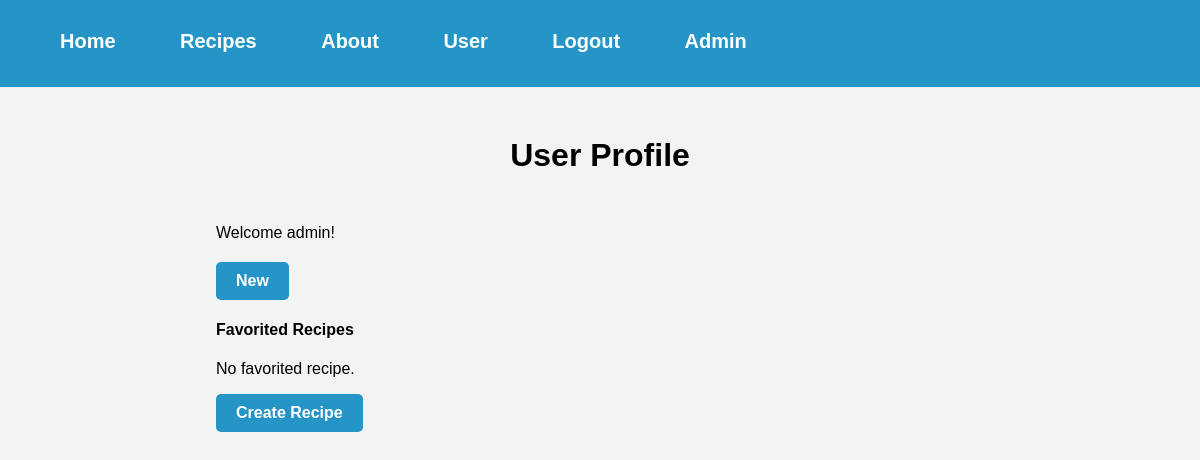
Page /user (signed in) on the earlier database version.
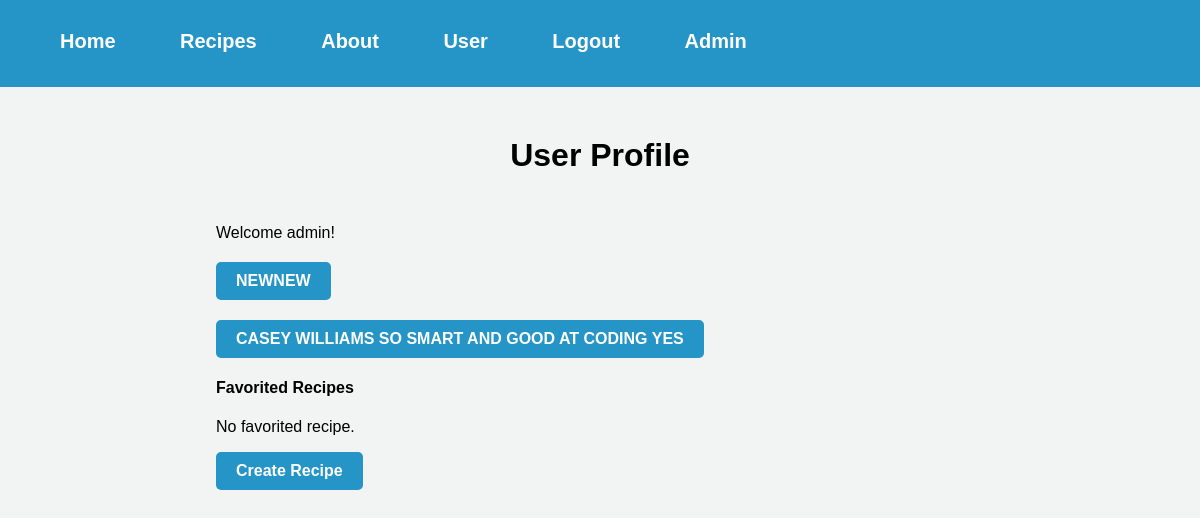
Same page on the later database version.
### website/models.py (models this page shows)
class User(db.Model, UserMixin):
    id = db.Column(db.Integer, primary_key=True)
    email = db.Column(db.String(150), unique=True)
    password = db.Column(db.String(150))
    first_name = db.Column(db.String(150))
    recipes = db.relationship('Recipe', backref='user', lazy=True)
    favorites = db.relationship('Recipe', secondary='favorites', backref=db.backref(
        'favorited_by', lazy='dynamic'))

class Recipe(db.Model):
    id = db.Column(db.Integer, primary_key=True)
    user_id = db.Column(db.Integer, db.ForeignKey('user.id'), nullable=False)
    title = db.Column(db.String(128), nullable=False)
    description = db.Column(db.String(512), nullable=False)
    servings = db.Column(db.Integer, nullable=False)
    prep_time = db.Column(db.Integer, nullable=False)
    cook_time = db.Column(db.Integer, nullable=False)
    ingredients = db.relationship('Ingredient', backref='recipe', lazy=True, cascade='all, delete')
    instructions = db.relationship('Instruction', backref='recipe', lazy=True, cascade='all, delete')
    tags = db.relationship('Tags', backref='recipe', lazy=True, cascade='all, delete')
    comments = db.relationship('Comments', backref='recipe', lazy=True, cascade='all, delete-orphan')
    likes = db.Column(db.Integer, default=0)

### website/views.py (the view)
@views.route('/user', methods=['GET', 'POST'])
@login_required
def user():
    user = current_user
    user_recipes = Recipe.query.filter_by(user_id=user.id).all()
    return render_template("user.html", user=user, user_recipes=user_recipes)

### website/__init__.py (called while the page is built)
def create_app():
    app = Flask(__name__)
    app.config['SECRET_KEY'] = 'hjshjhdjah kjshkjdhjs'
    app.config['SQLALCHEMY_DATABASE_URI'] = f'sqlite:///{DB_NAME}'
    db.init_app(app)
    from .views import views
    from .auth import auth
    app.register_blueprint(views, url_prefix='/')
    app.register_blueprint(auth, url_prefix='/')
    from .models import User
    with app.app_context():
        db.create_all()
    login_manager = LoginManager()
    login_manager.login_view = 'auth.login'
    login_manager.init_app(app)
    @login_manager.user_loader
    def load_user(id):
        return User.query.get(int(id))
    return app

### website/templates/user.html (shortened to what this page needs)
{% extends "base.html" %}
{% block content%}
<link rel="stylesheet" type="text/css" href="{{ url_for('static', filename='user.css') }}">
<h1 align="center">User Profile</h1>
<div class="container mt-4">
    <div class="row">
        <div class="col-md-8">
            <p>Welcome {{ user.first_name }}!</p>
            {% for recipe in user_recipes %}
            <h2><a href="{{ url_for('views.recipe', recipe_id=recipe.id) }}">{{ recipe.title }}</a></h2>
            {% endfor %}
            <h4>Favorited Recipes</h4>
            {% if user.favorites %}
            <ul>
                {% for recipe in user.favorites %}
                <li><a href="{{ url_for('views.recipe', recipe_id=recipe.id) }}">{{ recipe.title }}</a></li>
                {% endfor %}
            </ul>
            {% else %}
            <p>No favorited recipe.</p>
            {% endif %}
        </div>
        <div class="col-md-4">
            <a href="/createRecipe">Create Recipe</a>
        </div>
    </div>
</div>
{% endblock %}

### website/templates/base.html (shortened to what this page needs)
<!DOCTYPE html>
<html>
<head>
</head>
<body>
  <nav class="topnav">
    <div class="topnav">
      {% if user.is_authenticated %}
      <a class="topnav" id="home" href="/">Home</a>
      <a class="topnav" id="recipes" href="/recipes">Recipes</a>
      <a class="topnav" id="about" href="/about">About</a>
      <a class="topnav" id="user" href="/user">User</a>
      <a class="topnav" id="logout" href="/logout">Logout</a>
      {% if user.is_authenticated and user.email == 'admin@platepal.com' %}
      <a class="topnav" id="admin" href="/admin">Admin</a>
      {% endif %}
      {% else %}
      <a class="topnav" id="home" href="/">Home</a>
      <a class="topnav" id="login" href="/login">Login</a>
      <a class="topnav" id="signUp" href="/sign-up">Sign Up</a>
      {% endif %}
    </div>
  </nav>
  <div class="container">{% block content %} {% endblock %}</div>
</body>
</html>

### website/static/user.css (style rules this page uses)
body { background-color: #F2F4F4; font-family: Arial, sans-serif; margin: 0; padding: 0; }
a { background-color: #2595C7; border-radius: 5px; color: white; display: inline-block; font-size: 16px; font-weight: bold; padding: 10px 20px; text-align: center; text-decoration: none; transition: background-color 0.3s ease-in-out; }
.topnav { background-color: #2595C7; overflow: hidden; padding: 10px 20px; }
.topnav a { color: #FFFFFF; font-size: 20px; text-decoration: none; margin-right: 20px; }
.container { margin: 50px auto; width: 80%; }

Differences in the rows shown:
changed Recipe: title "New" → "NEWNEW"
added Recipe: title "CASEY WILLIAMS SO SMART AND GOOD AT CODING YES"
